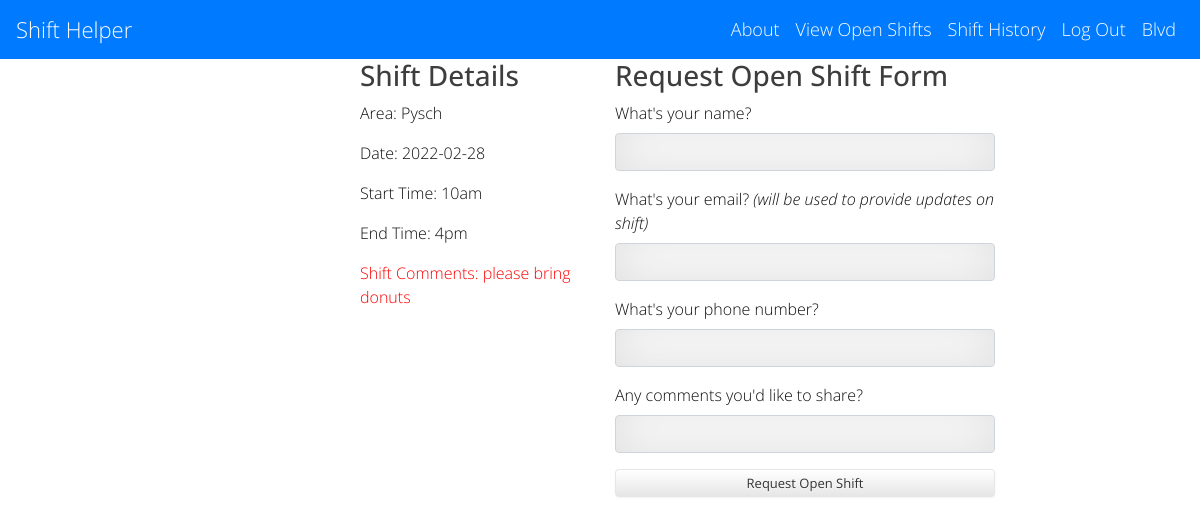
Page /request_shift?id=1 on the committed database.
### main.py (models this page shows)
class Hospital(UserMixin, db.Model):
    id = db.Column(db.Integer, primary_key=True)
    hospital_name = db.Column(db.String(1000))
    admin_name = db.Column(db.String(1000))
    admin_email = db.Column(db.String(100))
    admin_password = db.Column(db.String(1000))
    staff_password = db.Column(db.String(1000))
    created_date = db.Column(db.TIMESTAMP)

class Shifts(db.Model):
    shift_id = db.Column(db.Integer, primary_key=True)
    hospital_id = db.Column(db.Integer)
    area = db.Column(db.String)
    role = db.Column(db.String)
    date = db.Column(db.Date)
    start_time = db.Column(db.String)
    end_time = db.Column(db.String)
    comments = db.Column(db.String)
    status = db.Column(db.String)
    picked_up_by = db.Column(db.String)
    approved_dt_tm = db.Column(db.TIMESTAMP)
    create_dt_tm = db.Column(db.TIMESTAMP)
    contact_name = db.Column(db.String)
    contact_email = db.Column(db.String)

### main.py (the view, shortened to what this page needs)
@app.route('/request_shift', methods=['GET', 'POST'])
def request_shift():
    request_form = RequestForm()
    request_form.validate_on_submit()
    shift_id = request.args.get('id')
    shift_info = Shifts.query.get(shift_id)
    cur_hospital = Hospital.query.get(shift_info.hospital_id)
    return render_template('request_shift.html', form=request_form, shift=shift_info, hospital=cur_hospital
                           , logged_in=True)

### main.py
class RequestForm(FlaskForm):
    requestor_name = StringField(label="What's your name?", validators=[DataRequired()])
    label_for_email = Markup(
        "What's your email? <span class='email-italic'>(will be used to provide updates on shift)</span>")
    requestor_email = EmailField(label_for_email
                                 , validators=[DataRequired(), Email()])
    requestor_phone_num = StringField(label="What's your phone number?")
    requestor_comments = StringField(label="Any comments you'd like to share?")
    submit = SubmitField(label="Request Open Shift")

### templates/request_shift.html (shortened to what this page needs)
{% extends 'base.html' %}
{% import "bootstrap/wtf.html" as wtf %}
{% block content %}
<div class="request-form-group" style="width:100%;">
<div class="shift-details" style="width:50%; float:left">
<h3>Shift Details</h3>
<p>Area: {{ shift.area }}</p>
<p>Date: {{ shift.date }}</p>
<p>Start Time: {{ shift.start_time }}</p>
<p>End Time: {{ shift.end_time }}</p>
<p style="color: red">Shift Comments: {{ shift.comments }}</p>
</div>
<div class="form-style" style="margin-left: 50%; height: 400px">
  <div class="row">
    <div class="col-sm-12 col-md-8">
      <h3>Request Open Shift Form</h3>
      {{ wtf.quick_form(form) }}
    </div>
  </div>
</div>
</div>
{% endblock %}

### templates/base.html (shortened to what this page needs)
<!DOCTYPE html>
<html>
<head>
    <link rel="stylesheet" href="//use.fontawesome.com/releases/v5.0.7/css/all.css">
    <link rel="stylesheet" href="https://stackpath.bootstrapcdn.com/bootstrap/4.5.2/css/bootstrap.min.css">
    <link rel="stylesheet" type="text/css" href="https://cdn.datatables.net/1.11.4/css/jquery.dataTables.min.css">
    <link rel="stylesheet" href="{{ url_for('static', filename='css/styles.css')}}">
</head>
<body>
<nav class="navbar navbar-expand-lg navbar-dark bg-primary">
  <a class="navbar-brand" href="/">Shift Helper</a>
  <div class="collapse navbar-collapse">
      <ul class = "navbar-nav ml-auto">
          <li class="nav-item">
              <a class="nav-link" href="{{ url_for('about') }}">About</a>
          </li>
          {% if logged_in: %}
          <li class="nav-item">
              <a class="nav-link" href="{{ url_for('shifts', hospital_id=hospital.id) }}">View Open Shifts</a>
          </li>
        <li class="nav-item">
              <a class="nav-link" href="{{ url_for('shift_history', hospital_id=hospital.id) }}">Shift History</a>
          </li>
          <li class="nav-item">
              <a class="nav-link" href="{{ url_for('logout') }}">Log Out</a>
          </li>
          <li class="nav-item">
              <a class="nav-link" href="">{{ hospital.hospital_name }}</a>
          </li>
          {% endif %}
      </ul>
  </div>
</nav>
       {% block content %}
       {% endblock %}
</body>
</html>

### static/css/styles.css (style rules this page uses)
.btn { display: inline-block; *display: inline; *zoom: 1; padding: 4px 10px 4px; margin-bottom: 0; font-size: 13px; line-height: 18px; color: #333333; text-align: center;text-shadow: 0 1px 1px rgba(255, 255, 255, 0.75); vertical-align: middle; background-color: #f5f5f5; background-image: -moz-linear-gradient(top, #ffffff, #e6e6e6); background-image: -ms-linear-gradient(top, #ffffff, #e6e6e6); background-image: -webkit-gradient(linear, 0 0, 0 100%, from(#ffffff), to(#e6e6e6)); background-image: -webkit-linear-gradient(top, #ffffff, #e6e6e6); background-image: -o-linear-gradient(top, #ffffff, #e6e6e6); background-image: linear-gradient(top, #ffffff, #e6e6e6); background-repeat: repeat-x; filter: progid:dximagetransform.microsoft.gradient(startColorstr=#ffffff, endColorstr=#e6e6e6, GradientType=0); border-color: #e6e6e6 #e6e6e6 #e6e6e6; border-color: rgba(0, 0, 0, 0.1) rgba(0, 0, 0, 0.1) rgba(0, 0, 0, 0.25); border: 1px solid #e6e6e6; -webkit-border-radius: 4px; -moz-border-radius: 4px; border-radius: 4px; -webkit-box-shadow: inset 0 1px 0 rgba(255, 255, 255, 0.2), 0 1px 2px rgba(0, 0, 0, 0.05); -moz-box-shadow: inset 0 1px 0 rgba(255, 255, 255, 0.2), 0 1px 2px rgba(0, 0, 0, 0.05); box-shadow: inset 0 1px 0 rgba(255, 255, 255, 0.2), 0 1px 2px rgba(0, 0, 0, 0.05); cursor: pointer; *margin-left: .3em; }
* { -webkit-box-sizing:border-box; -moz-box-sizing:border-box; -ms-box-sizing:border-box; -o-box-sizing:border-box; box-sizing:border-box; }
html { width: 100%; height:100%; overflow:scroll; }
body { width: 100%; height:100%; font-family: 'Open Sans', Arial, sans-serif; font-weight:200; background: #ffffff; color: rgba(0, 0, 0, 0.55); filter: progid:DXImageTransform.Microsoft.gradient( startColorstr='#3E1D6D', endColorstr='#092756',GradientType=1 ); }
.navbar-brand { font-size: 22px; font-family: "Open Sans", Arial, sans-serif; }
.navbar-dark .navbar-nav .nav-link { color: white; font-size: 18px; }
.navbar-collapse { color: white; }
.form-style { padding-left: 15px; }
input { width: 100%; margin-bottom: 10px; border: none; outline: none; padding: 10px; font-size: 13px; color: #0d0d0d; border: 1px solid rgba(0,0,0,0.3); border-radius: 4px; box-shadow: inset 0 -5px 45px rgba(100,100,100,0.2), 0 1px 1px rgba(255,255,255,0.2); -webkit-transition: box-shadow .5s ease; -moz-transition: box-shadow .5s ease; -o-transition: box-shadow .5s ease; -ms-transition: box-shadow .5s ease; transition: box-shadow .5s ease; }
.form-style { color: rgb(13, 13, 13); padding-left: 10px; }
.request-form-group { color: rgb(13, 13, 13); padding-left: 10px; }
.request-form-group h3 { color: rgba(0, 0, 0, 0.76); }
.shift-details { padding-left: 350px; }
.email-italic { font-style: italic; }

### rows in the picture
Hospital: hospital_name "Blvd"
Shifts: area "Pysch", date "2022-02-28", start_time "10am", end_time "4pm", comments "please bring donuts"
